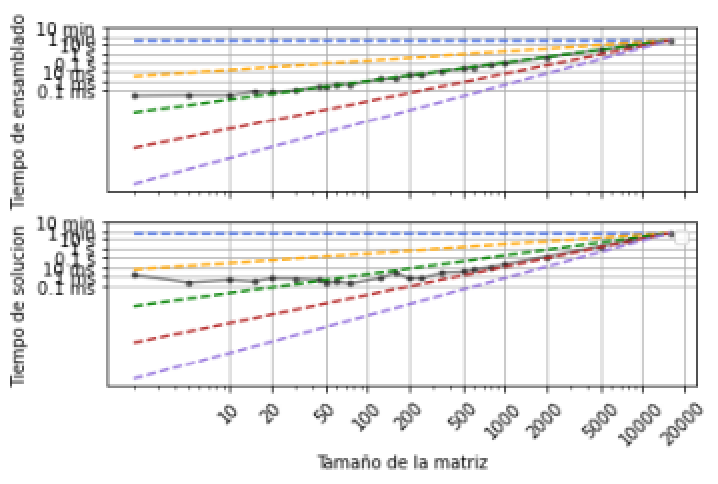

Recreate this plot in Python.
import matplotlib.pyplot as plt
import numpy as np


names = ["Solve_llena.txt"]
N = [2, 5, 10, 12, 15, 20, 30, 40, 50, 55, 60, 100, 125, 160, 200, 350, 500, 800, 1000, 5000, 8000]
    
xticks = [10, 20, 50, 100, 200, 500, 1000, 2000, 5000, 10000, 20000]
yticks = [0.1/1000, 1/1000, 10/1000, 0.1, 1, 10, 60, 600]
yticks_text = ["0.1 ms", "1 ms", "10 ms", "0.1 s", "1 s", "10 s", "1 min", "10 min"]
xticks_text = ["", "", "", "", "", "", "", "", "", "", ""]
plt.figure()

dt1max = []
dt2max = []
for i in names:
    data = np.loadtxt(i)
    Ns = data[:,0]
    dts1 =  data[:,1]
    dts2 = data[:, 2]
    Nsmax = max(Ns)
    dts1max = max(dts1)
    dts2max = max(dts2)
    
    for i in Ns:
        dt1max.append(max(dts1))
        dt2max.append(max(dts2))
        
    plt.subplot(2,1,1) 
    plt.ylabel("Tiempo de ensamblado")
    plt.loglog(Ns,dts1, 'k-o', alpha = 0.5, markersize = 3) 
    plt.grid()
    plt.yticks(yticks, yticks_text)
    plt.xticks(xticks, xticks_text, rotation=45)
    
    plt.subplot(2,1,2) 
    plt.loglog(Ns,dts2, 'k-o', alpha = 0.5, markersize = 3)
    plt.ylabel("Tiempo de solucion")
    plt.xlabel("Tamaño de la matriz")
    plt.grid()
    plt.yticks(yticks, yticks_text)
    plt.xticks(xticks, xticks, rotation=45)
    
plt.subplot(2,1,1)  
plt.plot(Ns, dt1max, "--", color = "royalblue")  
plt.loglog(Ns, Ns*(dts1max/Nsmax), "--", color = "orange") 
plt.loglog(Ns, (Ns**2)*(dts1max/(Nsmax**2)), "--", color = "green") 
plt.loglog(Ns, (Ns**3)*(dts1max/(Nsmax**3)), "--", color = "firebrick") 
plt.loglog(Ns, (Ns**4)*(dts1max/(Nsmax**4)), "--", color = "mediumpurple") 
plt.yticks(yticks, yticks_text)
plt.xticks(xticks, xticks_text, rotation=45) 

plt.subplot(2,1,2)  
plt.plot(Ns, dt2max, "--", color = "royalblue")  
plt.loglog(Ns, Ns*(dts2max/Nsmax), "--", color = "orange") 
plt.loglog(Ns, (Ns**2)*(dts2max/(Nsmax**2)), "--", color = "green") 
plt.loglog(Ns, (Ns**3)*(dts2max/(Nsmax**3)), "--", color = "firebrick") 
plt.loglog(Ns, (Ns**4)*(dts2max/(Nsmax**4)), "--", color = "mediumpurple") 
plt.yticks(yticks, yticks_text)
plt.xticks(xticks, xticks, rotation=45)
    


plt.tight_layout()
plt.legend()
plt.show()
